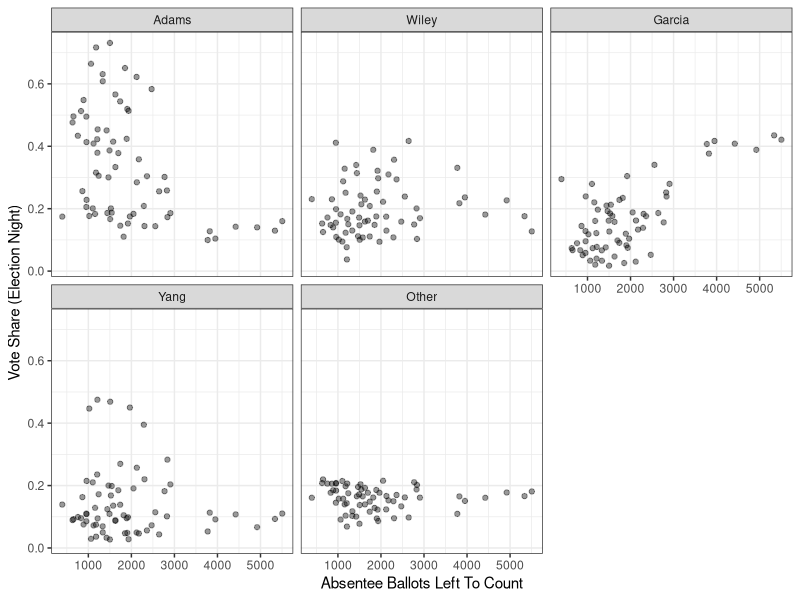

This chart was generated by the following R code:
## ---- chunk 1
knitr::opts_chunk$set(message = FALSE, warning = FALSE)
## ---- chunk 2

library(tidyverse)
library(readxl)

# load the unofficial RCV transfers
rcv_transfers <- read_xlsx('data/rcv-transfers.xlsx')

# convert to a matrix
elimination_sequence <- as.matrix(rcv_transfers[,2:5])
rownames(elimination_sequence) <- rcv_transfers$candidate

elimination_sequence

# in the preliminary tally, votes for 'other' candidates transferred to the four major candidates as follows
other_transfers <- (elimination_sequence[,2] - elimination_sequence[,1]) / elimination_sequence[5,1]
other_transfers

# Yang votes transferred as follows
yang_transfers <- (elimination_sequence[,3] - elimination_sequence[,2]) / elimination_sequence[4,2]
yang_transfers

# and Wiley transfers...
wiley_transfers <- (elimination_sequence[,4] - elimination_sequence[,3]) / elimination_sequence[2,3]
wiley_transfers
## ---- chunk 3
P <- rbind(c(1,0,0,0,0,0),
           wiley_transfers,
           c(0,0,1,0,0,0),
           yang_transfers,
           other_transfers,
           c(0,0,0,0,0,1))
rownames(P) <- colnames(P)
# zeroes in the diagonals for eliminated candidates (transient states)
P['Wiley','Wiley'] <- 0 
P['Yang','Yang'] <- 0
P['Other','Other'] <- 0

P
## ---- chunk 4
# multiply the transition matrix by itself to compute the absorbing state probabilities
B <- P %*% P %*% P %*% P

B
## ---- chunk 5
# multiply the first round vote vector with the matrix B, and you should get the final round vote vector
elimination_sequence[,1] %*% B
## ---- chunk 6

# load first-pick data from election night
d <- read_xlsx('data/election-night-results.xlsx') %>% 
  # collapse the non-top-four candidates
  mutate(other = Foldenauer + Morales + Stringer + McGuire +
           Prince + Chang + Wright + Donovan + Taylor + `Write-in`) %>% 
  select(borough, assembly_district, Adams, Wiley, Garcia, Yang, other) %>% 
  # reshape longer
  pivot_longer(cols = 'Adams':'other',
               values_to = 'votes',
               names_to = 'candidate') %>% 
  # reformat some variables
  mutate(assembly_district = assembly_district %>% str_replace_all('AD ', '') %>% as.numeric,
         candidate = str_to_title(candidate),
         candidate = factor(candidate, levels = rownames(B))) %>%
  # compute the share of votes received by candidates in each assembly district
  group_by(borough, assembly_district) %>% 
  summarize(candidate = candidate,
            votes = votes,
            ad_share = votes / sum(votes))

election_night_vote_totals <- d %>% 
  group_by(candidate) %>%
  summarize(first_place_votes = sum(votes))

election_night_vote_totals
## ---- chunk 7
absentee_ballots <- read_xlsx('data/absentee-ballots.xlsx')

# merge with the election night vote totals
d <- d %>% 
  left_join(absentee_ballots, by = c('borough', 'assembly_district'))

d %>% 
  ggplot() +
  geom_point(mapping = aes(x=absentee_ballots_returned,
                           y=ad_share),
             alpha = 0.4) +
  facet_wrap(~candidate) +
  labs(x = 'Absentee Ballots Left To Count',
       y = "Vote Share (Election Night)") +
  theme_bw()
## ---- chunk 8
# projected votes
d <- d %>% 
  mutate(projected_absentee_votes = absentee_ballots_returned * ad_share,
         projected_first_place_votes = votes + projected_absentee_votes)

d %>% 
  group_by(candidate) %>% 
  summarize(projected_absentee_votes = sum(projected_absentee_votes)) %>% 
  mutate(share_absentee_votes = projected_absentee_votes / sum(projected_absentee_votes))
## ---- chunk 9
projected_votes <- d %>% 
  group_by(candidate, .drop = FALSE) %>% # .drop = FALSE keeps factor levels that don't appear in the data
  summarize(first_place_votes = sum(projected_first_place_votes))

projected_votes

final <- (projected_votes$first_place_votes %*% B)[1,]
final

# two-candidate vote share
final['Adams'] / (final['Adams'] + final['Garcia']) * 100
## ---- chunk 10
projected_round_1 <- projected_votes$first_place_votes
names(projected_round_1) <- projected_votes$candidate

# transfer votes from other candidates
projected_round_7 <- projected_round_1 + projected_round_1['Other'] * other_transfers

round( projected_round_7 )

# transfer votes from Yang
projected_round_8 <- projected_round_7 + projected_round_7['Yang'] * yang_transfers

round( projected_round_8 )
## ---- chunk 11
d %>% 
  filter(borough == 'manhattan') %>% 
  group_by(candidate) %>% 
  summarize(projected_absentee_votes = sum(projected_absentee_votes)) %>% 
  mutate(share_absentee_votes = projected_absentee_votes / sum(projected_absentee_votes))
## ---- chunk 12
d <- d %>% 
  # downweight Adams' assembly district shares
  mutate(revised_ad_share = if_else(candidate == 'Adams', ad_share - (0.172 - 0.126), ad_share)) %>% 
  # all the Adams votes get divided equally between Garcia and Wiley
  group_by(borough, assembly_district) %>% 
  mutate(revised_ad_share = if_else(candidate %in% c('Garcia', 'Wiley'), revised_ad_share + (0.172 - 0.126) / 2, revised_ad_share)) %>% 
  # reproject absentee votes
  mutate(projected_absentee_votes = absentee_ballots_returned * revised_ad_share,
         projected_first_place_votes = votes + projected_absentee_votes)

projected_votes <- d %>% 
  group_by(candidate, .drop = FALSE) %>% # .drop = FALSE keeps factor levels that don't appear in the data
  summarize(first_place_votes = sum(projected_first_place_votes))

projected_votes

final <- (projected_votes$first_place_votes %*% B)[1,]
final
